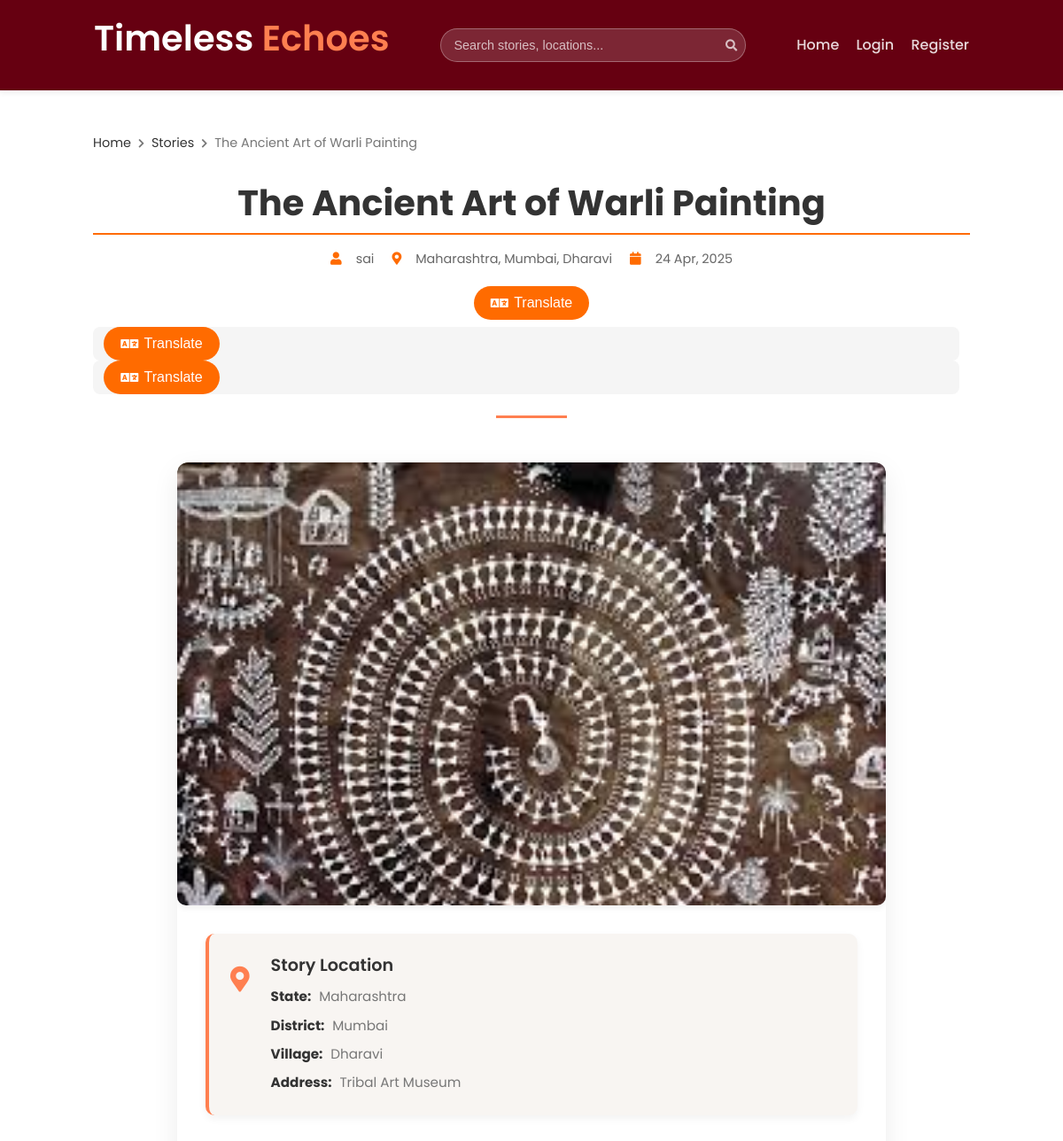
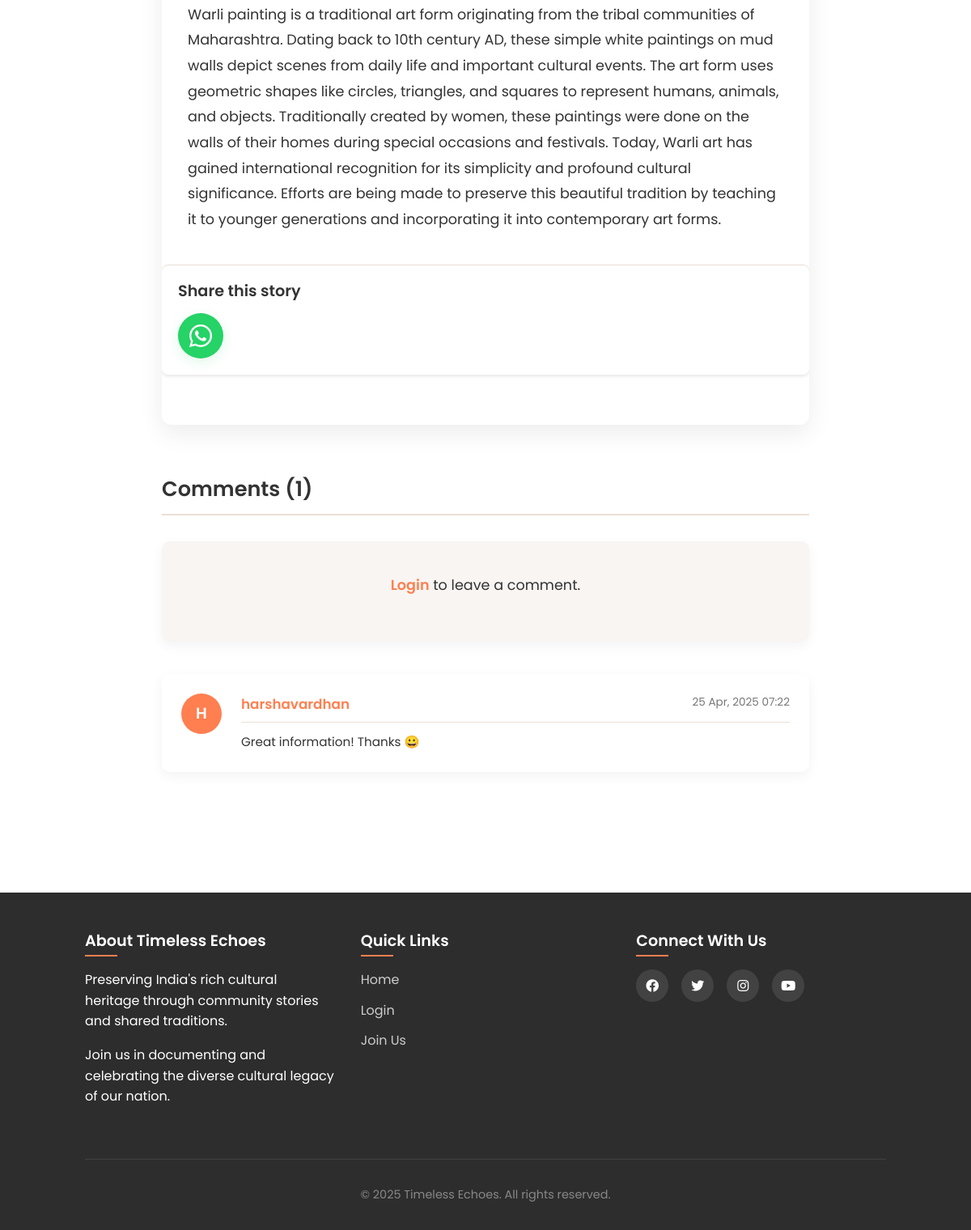
The app's page /article/1 with its own data (2 pictures, top to bottom).
### models.py (models this page shows, shortened)
class Article(db.Model):
    id = db.Column(db.Integer, primary_key=True)
    title = db.Column(db.String(100), nullable=False)
    description = db.Column(db.Text, nullable=False)
    image_path = db.Column(db.String(255))
    state = db.Column(db.String(50), nullable=False)
    district = db.Column(db.String(50), nullable=False)
    village = db.Column(db.String(50), nullable=False)
    address = db.Column(db.String(200))
    latitude = db.Column(db.Float)
    longitude = db.Column(db.Float)
    timestamp = db.Column(db.DateTime, index=True, default=datetime.utcnow)
    user_id = db.Column(db.Integer, db.ForeignKey('user.id'))
    comments = db.relationship('Comment', backref='article', lazy='dynamic', cascade="all, delete-orphan")

class User(UserMixin, db.Model):
    id = db.Column(db.Integer, primary_key=True)
    username = db.Column(db.String(64), index=True, unique=True)
    email = db.Column(db.String(120), index=True, unique=True)
    password_hash = db.Column(db.String(128))
    articles = db.relationship('Article', backref='author', lazy='dynamic')
    comments = db.relationship('Comment', backref='author', lazy='dynamic')

class Comment(db.Model):
    id = db.Column(db.Integer, primary_key=True)
    body = db.Column(db.Text, nullable=False)
    timestamp = db.Column(db.DateTime, index=True, default=datetime.utcnow)
    user_id = db.Column(db.Integer, db.ForeignKey('user.id'))
    article_id = db.Column(db.Integer, db.ForeignKey('article.id'))

### routes.py (the view)
@app.route('/article/<int:article_id>')
def view_article(article_id):
    article = Article.query.get_or_404(article_id)
    form = CommentForm()
    return render_template('article.html', article=article, form=form, Comment=Comment, search_form=get_search_form())

### forms.py
class CommentForm(FlaskForm):
    body = TextAreaField('Comment', validators=[
        DataRequired(),
        Length(min=1, max=500, message='Comment must be between 1 and 500 characters')
    ])
    submit = SubmitField('Submit')

class SearchForm(FlaskForm):
    query = StringField('Search', validators=[DataRequired()])
    submit = SubmitField('Search')

### app.py (called while the page is built)
@app.template_filter('better_nl2br')
def better_nl2br(text):
    if not text:
        return ""
    lines = text.split('\n')
    result = ""
    for line in lines:
        if line.strip() == "":  # Empty line
            result += "<br>"
        else:
            leading_spaces = len(line) - len(line.lstrip())
            if leading_spaces > 0:
                line = "&nbsp;" * leading_spaces + line.lstrip()
            result += line + "<br>"
    if not text.endswith('\n'):
        result = result[:-4]
    return result

### routes.py (called while the page is built)
def get_search_form():
    return SearchForm(request.args, csrf_enabled=False) if request.args.get('query') else SearchForm(csrf_enabled=False)

### templates/article.html (shortened to what this page needs)
{% extends "base.html" %}
{% block extra_css %}
<link rel="stylesheet" href="{{ url_for('static', filename='css/translation.css') }}" />
<link rel="stylesheet" href="https://cdnjs.cloudflare.com/ajax/libs/font-awesome/5.15.4/css/all.min.css" />
{% endblock %}
{% block content %}
<section class="article-detail">
    <div class="container">
        <div class="article-breadcrumb">
            <a href="{{ url_for('index') }}">Home</a> <i class="fas fa-chevron-right"></i>
            <a href="#" onclick="window.history.back(); return false;">Stories</a> <i class="fas fa-chevron-right"></i>
            <span>{{ article.title }}</span>
        </div>
        <div class="article-header">
            <div class="article-title-section">
                <h1>{{ article.title }}</h1>
            </div>
            <div class="article-meta" style="justify-content: center; text-align: center;">
                <span class="author"><i class="fas fa-user"></i> {{ article.author.username }}</span>
                <span class="location"><i class="fas fa-map-marker-alt"></i> {{ article.state }}, {{ article.district }}, {{ article.village }}</span>
                <span class="date"><i class="fas fa-calendar"></i> {{ article.timestamp.strftime('%d %b, %Y') }}</span>
            </div>
            <div class="translate-row">
                <button class="btn translate" id="translateBtn" type="button">
                    <i class="fas fa-language"></i> Translate
                </button>
            </div>
        </div>
        <div class="article-body">
            {% if article.image_path %}
                <div class="article-image-large">
                    <img src="{{ url_for('static', filename=article.image_path) }}" alt="{{ article.title }}">
                </div>
            {% endif %}
            <div class="article-location-card">
                <div class="location-icon">
                    <i class="fas fa-map-marker-alt"></i>
                </div>
                <div class="location-details">
                    <h3>Story Location</h3>
                    <p><strong>State:</strong> {{ article.state }}</p>
                    <p><strong>District:</strong> {{ article.district }}</p>
                    <p><strong>Village:</strong> {{ article.village }}</p>
                    {% if article.address %}
                        <p><strong>Address:</strong> {{ article.address }}</p>
                    {% endif %}
                </div>
            </div>
            <div class="article-text" data-original-text="{{ article.description|better_nl2br|safe }}">
                {{ article.description|better_nl2br|safe }}
            </div>
            <div class="article-share">
                <h4>Share this story</h4>
                <div class="share-buttons">
                    <a href="#" class="share-button whatsapp" id="whatsappShareBtn" title="Share on WhatsApp">
                        <i class="fab fa-whatsapp"></i>
                    </a>
                </div>
            </div>
        </div>
        <div class="comments-section">
            <div class="section-heading">
                <h3>Comments ({{ article.comments.count() }})</h3>
            </div>
            {% if current_user.is_authenticated %}
                <div class="comment-form-container">
                    <h4>Add a Comment</h4>
                    <form action="{{ url_for('add_comment', article_id=article.id) }}" method="post" class="comment-form">
                        {{ form.hidden_tag() }}
                        <div class="form-group">
                            {{ form.body(class="form-control", placeholder="Share your thoughts...") }}
                            {% for error in form.body.errors %}
                                <span class="error-message">{{ error }}</span>
                            {% endfor %}
                        </div>
                        <div class="form-group">
                            {{ form.submit(class="btn btn-primary") }}
                        </div>
                    </form>
                </div>
            {% else %}
                <div class="comment-login-prompt">
                    <p><a href="{{ url_for('login') }}">Login</a> to leave a comment.</p>
                </div>
            {% endif %}
            <div class="comments-list">
                {% if article.comments.count() > 0 %}
                    {% for comment in article.comments.order_by(Comment.timestamp.desc()).all() %}
                        <div class="comment">
                            <div class="comment-avatar">
                                <div class="avatar-placeholder">
                                    {{ comment.author.username[0].upper() }}
                                </div>
                            </div>
                            <div class="comment-content">
                                <div class="comment-header">
                                    <span class="comment-author">{{ comment.author.username }}</span>
                                    <span class="comment-date">{{ comment.timestamp.strftime('%d %b, %Y %H:%M') }}</span>
                                </div>
                                <div class="comment-body">
                                    {{ comment.body|better_nl2br|safe }}
                                </div>
                            </div>
                        </div>
                    {% endfor %}
                {% else %}
                    <div class="no-comments">
                        <p>No comments yet. Be the first to share your thoughts!</p>
                    </div>
                {% endif %}
            </div>
        </div>
        <div class="article-nav">
            <a href="{{ url_for('index') }}" class="btn btn-outline">
                <i class="fas fa-arrow-left"></i> Back to Stories
            </a>
        </div>
    </div>
</section>
{% endblock %}

### static/css/map_styles.css (style rules this page uses)
.article-share { margin: 30px 0; padding: 20px; background: #fff; border-radius: 8px; box-shadow: 0 2px 4px rgba(0,0,0,0.1); }
.article-share h4 { margin-bottom: 15px; color: #333; font-size: 1.2rem; }
.share-buttons { display: flex; gap: 15px; }
.share-button { display: inline-flex; align-items: center; justify-content: center; width: 45px; height: 45px; border-radius: 50%; text-decoration: none; transition: all 0.3s ease; font-size: 1.5rem; }
.share-button.whatsapp { background-color: #25D366; color: white; }

### templates/article.html (style rules this page uses)
.article-share { margin: 30px 0; padding: 20px; background: #fff; border-radius: 8px; box-shadow: 0 2px 4px rgba(0,0,0,0.1); text-align: left; }
.share-buttons { display: flex; justify-content: flex-start; margin-top: 10px; }
.share-button.whatsapp { display: inline-flex; align-items: center; justify-content: center; width: 56px; height: 56px; border-radius: 50%; background-color: #25D366; color: #fff; font-size: 2rem; box-shadow: 0 4px 16px rgba(37,211,102,0.15); text-decoration: none; transition: background 0.2s, box-shadow 0.2s, transform 0.2s; border: none; }
.share-button.whatsapp i { font-size: 2rem; }

### records on screen
Article: title "The Ancient Art of Warli Painting", state "Maharashtra", district "Mumbai", village "Dharavi", timestamp "24 Apr, 2025", image_path (picture), address "Tribal Art Museum", description|better_nl2br "Warli painting is a traditional art form originating from the tribal communities of Maharashtra. Dating back to 10th century AD, these simple white paintings on mud walls depict scenes from daily life and important cultural events. The art form uses geometric shapes like circles, triangles, and squares to represent humans, animals, and objects. Traditionally created by women, these paintings were done on the walls of their homes during special occasions and festivals. Today, Warli art has gained international recognition for its simplicity and profound cultural significance. Efforts are being made to preserve this beautiful tradition by teaching it to younger generations and incorporating…"
User: author.username "sai"
Comment: author "H", author.username "harshavardhan", timestamp "25 Apr, 2025 07:22", body|better_nl2br "Great information! Thanks 😀"

### other values on screen
{{ article.comments.count() }} "1"
